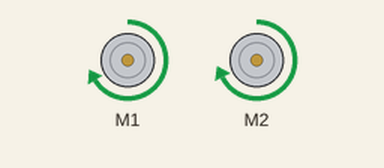
Simulated run of this sketch. Board: Arduino Uno, built with avr-gcc and run on an emulated ATmega328P. Parts: 2 × DC motor (green arrow = forward, orange = backward, longer = faster).

Above: at 0.1 s.
Timing chart, 0 to 1.6 s (numbered marks = the images above):
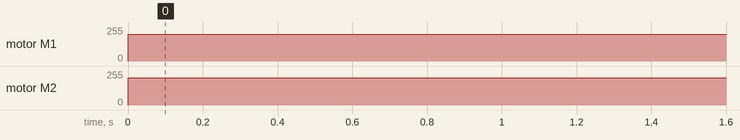

The sketch:

motor_v2.ino
```cpp
#include <Wire.h>
#include <Adafruit_MotorShield.h>
#include "utility/Adafruit_MS_PWMServoDriver.h"

/* setup the motor and create the DC motor object*/
Adafruit_MotorShield AFMS = Adafruit_MotorShield(); // Create the Adafruit_MotorShield object
Adafruit_DCMotor *Rwheel = AFMS.getMotor(1);        // RIHGT
Adafruit_DCMotor *Lwheel = AFMS.getMotor(2);        // LEFT
int motor_speed = 200;


void setup() {
  // put your setup code here, to run once:
  AFMS.begin(); // Connect to the motor controller
  Rwheel->run(FORWARD);
  Rwheel->setSpeed(motor_speed);
  Lwheel->run(FORWARD);
  Lwheel->setSpeed(motor_speed+6);
}

void loop() {
  // put your main code here, to run repeatedly:

}
```

Measured:
- by itself, motor M1: stopped → forward 200/255 at 0.00 s
- by itself, motor M2: stopped → forward 206/255 at 0.00 s
